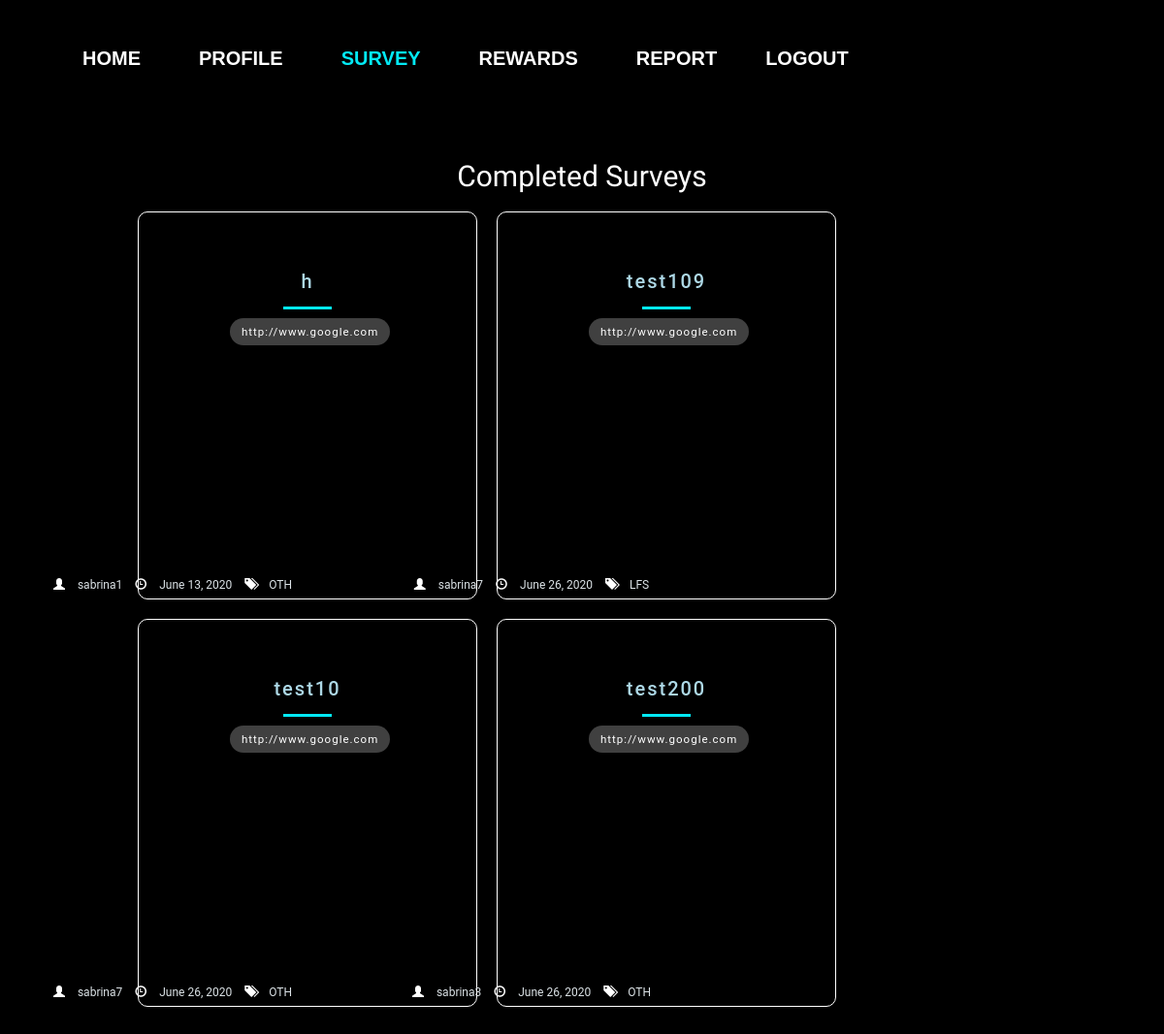
The page /completedsurveys/ (signed in) on the database as committed earlier.
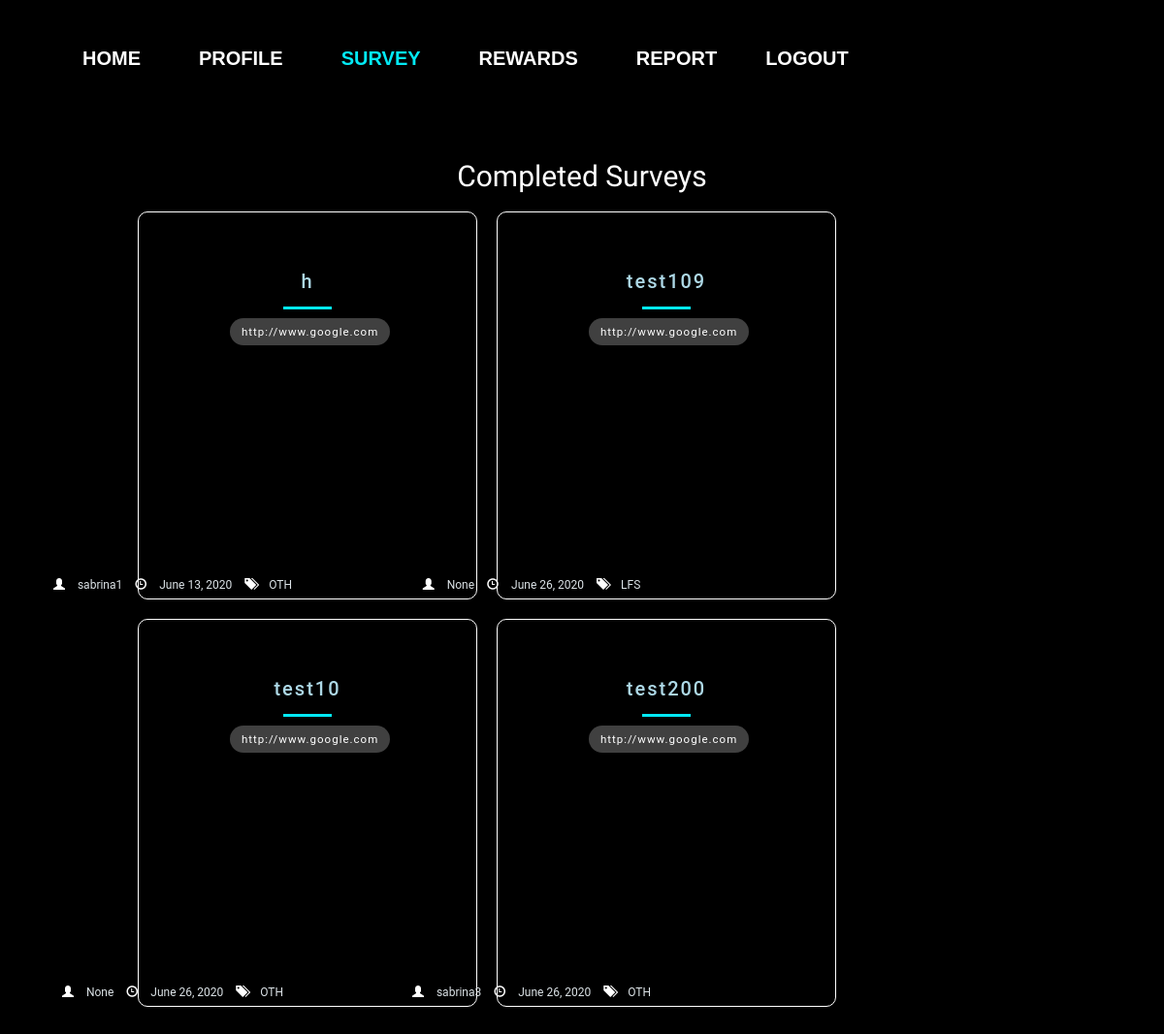
The same page on the database as committed later.
### survey/models.py (models this page shows, shortened)
class UploadSurvey(models.Model):
    user = models.ForeignKey(to=User, null=True, on_delete=models.SET_NULL,blank=True)
    uploadDate = models.DateField(default=timezone.now)
    surveytitle = models.CharField('Survey Title', max_length=100)
    surveylink = models.URLField('Survey Link', max_length=200)
    surveydescription = models.CharField('Survey Description',
        max_length=5000,
        help_text="Include your survey dscription here!")
    surveycategory_choices = [
    ('EDN','Education'),
    ('HTC','Healthcare'),
    ('LFS','Lifestyle'),
    ('NUS','NUS-Related'),
    ('OTH','Others')]
    surveycategory = models.CharField('Survey Category',choices=surveycategory_choices, max_length=100, default='OTH')
    gender_filter=models.ManyToManyField(GenderFilter,blank=True)
    singaporean_filter=models.ManyToManyField(SingaporeanFilter, blank=True)
    faculty_filter=models.ManyToManyField(FacultyFilter,blank=True)
    year_filter=models.ManyToManyField(YearFilter,blank=True)
    residential_filter=models.ManyToManyField(ResidentialFilter, blank=True)

### survey/views.py (the view)
# urls.py: path('completedsurveys/', survey_views.completedsurveys_view , name='completedsurveys'),
def completedsurveys_view(request):
    try:
        context = {
            'allcompletedsurveys': CompletedSurveys.objects.get(user=request.user)
        }
    except:
        context={
            'allcompletedsurveys': None
        }
    return render(request, 'survey/completedsurveys.html', context)

### survey/templates/survey/completedsurveys.html (shortened to what this page needs)
{% extends "survey/base.html" %}
{% load static %}
{% block css %}
<link rel="stylesheet" type="text/css" href="{% static 'survey/tracksurvey.css'%}">
{% endblock %}
{% block navbar %}
<div class="nav_box">
<header class="navbarheader">
<div class=nav>
  <ul class=navbarlist>
    <a href="{% url 'survey:dashboard' %}" role="button">Home</a>
    <a href="{% url 'accounts:profile' %}" role="button">Profile</a>
    <a href="{% url 'survey:survey' %}" role="button" class="active">Survey</a>
    <a href="{% url 'survey:shoprewards' %}" role="button">Rewards</a>
    <a href="{% url 'survey:report' %}" role="button">Report</a>
    <a href="{% url 'logout' %}" id="logout">Logout</a>
  </ul>
</div>
</header>
</div>
{% endblock %}
{% block body_block %}
{% load widget_tweaks %}
<div class="main">
  <h1> Completed Surveys </h1>
  <ul class="cards">
    {% for survey in allcompletedsurveys.completedsurveys.all %}
      <li class="cards_item">
      <div class="blog-card">
          <div class="title-content">
            <h3>
              <a href="{% url 'survey:tracksurvey-detail' survey.id %}" style="color:lightblue"> {{survey.surveytitle}} </a>
          </h3>
            <hr />
            <div class="intro">
              <a href="{{survey.surveylink}}" class="surveylinkbutton"> {{survey.surveylink}} </a>
            </div>
          </div>
          <div>
            <ul class="utility-list">
              <span class="glyphicon glyphicon-user" aria-hidden="true" style="color:white"> </span>
              <li class="user">{{survey.user}}</li>
              <span class="glyphicon glyphicon-time" aria-hidden="true" style="color:white"> </span>
              <li class="date">{{survey.uploadDate}}</li>
              <span class="glyphicon glyphicon-tags" aria-hidden="true" style="color:white"> </span>
              <li class="tags">{{survey.surveycategory}}</li>
            </ul>
          </div>
          <div class="color-overlay"></div>
        </div>
    </li>
    {% endfor %}
  </ul>
</div>
{% endblock %}

Rows that differ between the two databases and show on the page:
changed UploadSurvey "test109": user "sabrina7" → "None"
changed UploadSurvey "test10": user "sabrina7" → "None"
